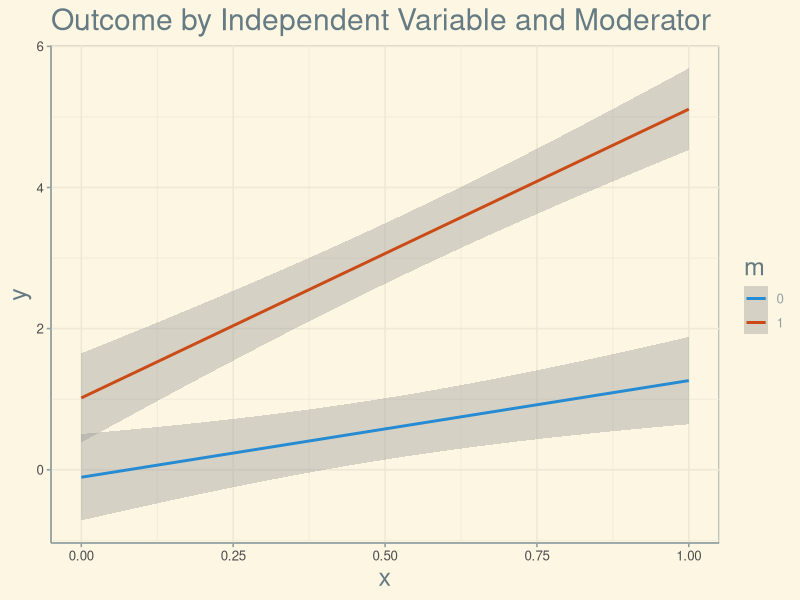
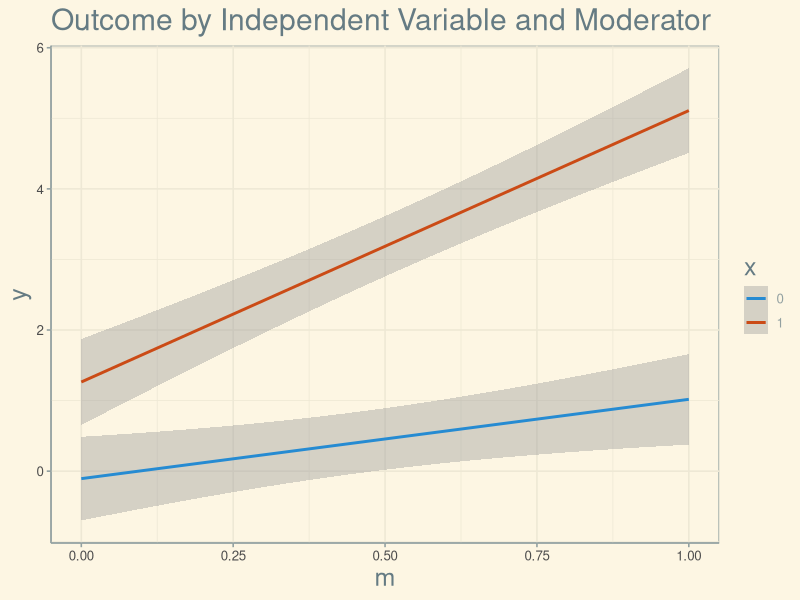
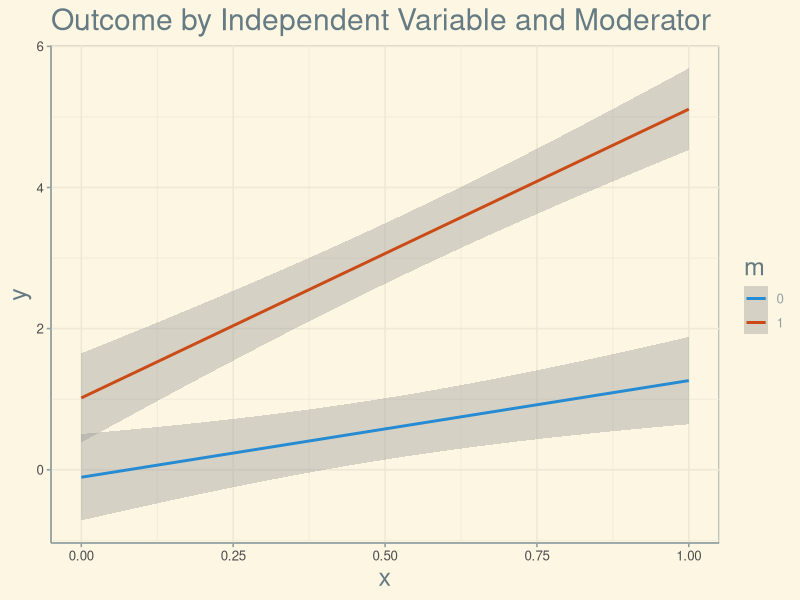
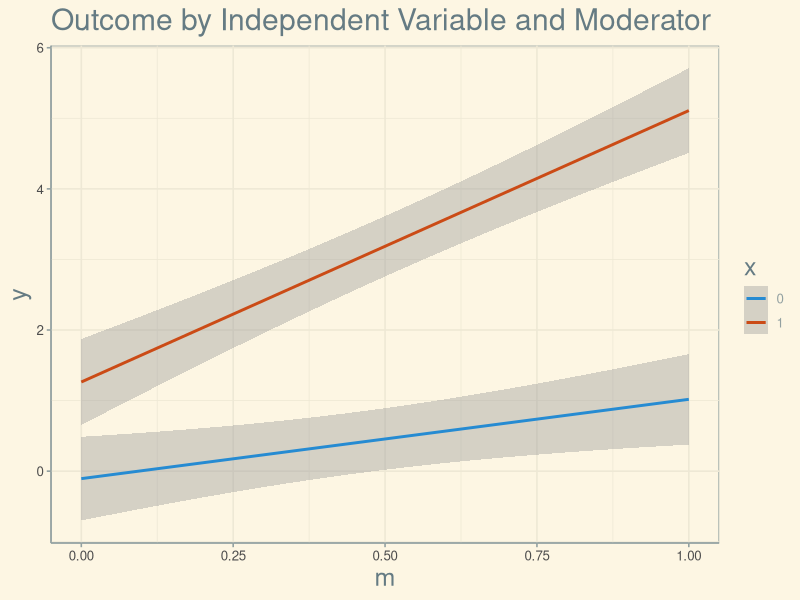

The R source for these figures, in order:
## ---- chunk 1

library(ggplot2)

library(ggthemes)

## ---- chunk 2

set.seed(1234)

N <- 1000

x <- rbinom(N, 1, .5) # binomial x

m <- rbinom(N, 1, .5) # binomial moderator (m)

e <- rnorm(N, 0, 5) # normal error

y <- x + m + 3 * x * m + e

mydata <- data.frame(x, y, m)

## ---- chunk 3
#| label: fig-plot1
#| fig-cap: "Independent Variable on Horizontal Axis; Dependent Variable on Vertical Axis; Separate Lines For Moderator"

ggplot(mydata, 
       aes(x = x,
           y = y,
           color = factor(m))) +
  geom_smooth(method = "lm") +
  labs(title = "Outcome by Independent Variable and Moderator") +
  scale_color_solarized(name = "m") +
  theme_solarized() +
  theme(title = element_text(size = rel(1.5)))

ggsave("p1.png")

## ---- chunk 4
#| label: fig-plot2
#| fig-cap: "Moderator Variable on Horizontal Axis; Dependent Variable on Vertical Axis; Separate Lines For Independent Variable"

ggplot(mydata, 
       aes(x = m,
           y = y,
           color = factor(x))) +
  geom_smooth(method = "lm") +
  labs(title = "Outcome by Independent Variable and Moderator") +
  scale_color_solarized(name = "x") +
  theme_solarized() +
  theme(title = element_text(size = rel(1.5)))

ggsave("p2.png")

